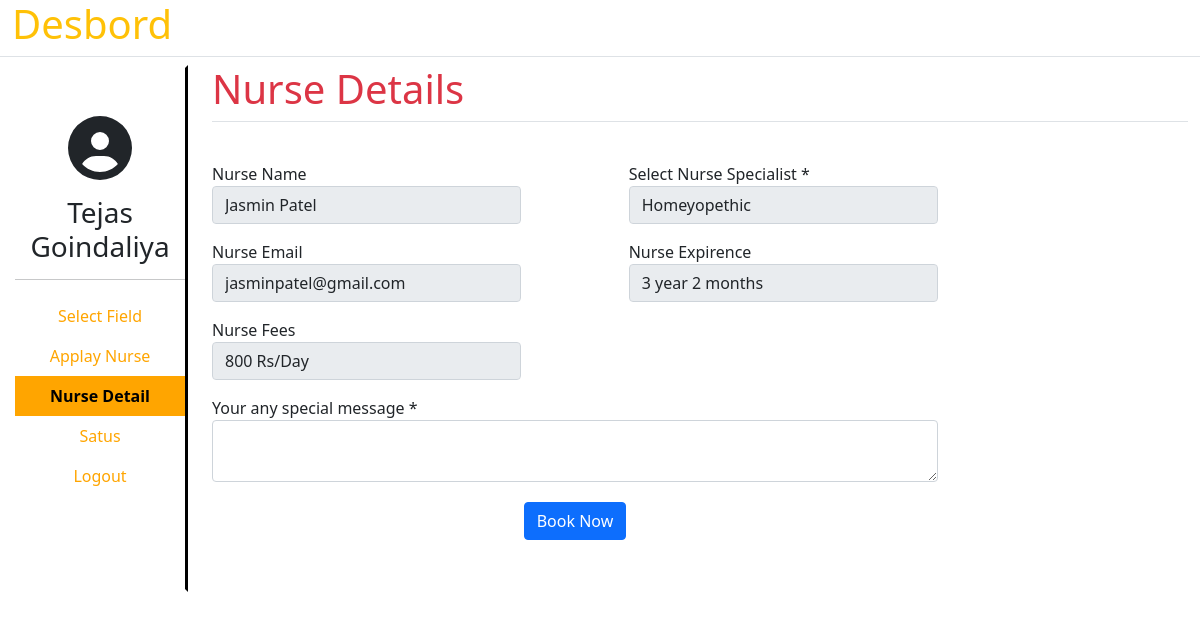
Screenshot of /booknurse/2 (signed in) with the database file from the repository.
### demo/models.py (models this page shows, shortened)
class UserDetail(models.Model):
    Name = models.CharField(default='', max_length=50)
    Email = models.EmailField(default='', max_length=100)
    Number = models.PositiveBigIntegerField(default='+91')
    Password = models.CharField(default='', max_length=12)
    Confirm_password = models.CharField(default='', max_length=12)

class Addnurse(models.Model):
    Nurse_name = models.CharField(default='', max_length=50)
    Nurse_specialist = models.CharField(default='', choices=spacialist, max_length=20)
    Nurse_email = models.EmailField(default='', max_length=100)
    Nurse_number = models.PositiveBigIntegerField(default='+91')
    Nurse_expirence = models.CharField(default='', max_length=25)
    Nurse_fees = models.CharField(default='', max_length=20)
    Nurse_password = models.CharField(default='', max_length=12)
    def __str__(self):
        return self.Nurse_name

### demo/views.py (the view, shortened to what this page needs)
# urls.py: path('booknurse/<int:A>', views.booknurse, name='booknurse'),
def booknurse(request,A):
    name = UserDetail.objects.get(Email=request.session.get('userlogin'))
    getid = Addnurse.objects.get(id=A)
    print('passing value is',getid)
    return render(request, 'user/booknurse.html',{'data':getid, 'name':name})

### demo/templates/user/booknurse.html (shortened to what this page needs)
{% load static %}
<!DOCTYPE html>
<html lang="en">
<head>
    <link rel="stylesheet" href="{% static 'core/css/all.min.css' %}">
    <link rel="stylesheet" href="{% static 'css/bootstrap.min.css' %}">
    <link rel="stylesheet" href="{% static 'css/base.css' %}">
</head>
<body>
    <div class="container-fluid">
        <div class="row">
            <h1 class='text-warning border-bottom pb-2'>Desbord</h1>
            <div class="col-sm-2">
                <div class="border-right h-100 bo1">
                    <div class='text-center mt-5'>
                        <i class="fas fa-user-circle fa-4x"></i>
                        <h3 class='mt-3 st-font'>{{name.Name}}</h3>
                    </div>
                    <hr>
                    <nav class="nav flex-column text-center">
                        <a href="{% url 'usersearch' %}" class="nav-link ">Select Field</a>
                        <a href="{% url 'applynurse' %}" class="nav-link">Applay Nurse</a>
                        <a href="#" class="nav-link active">Nurse Detail</a>
                        <a href="#" class="nav-link">Satus</a>
                        <a href="{% url 'logout' %}" class="nav-link">Logout</a>
                    </nav>
                </div>
            </div>
            <div class="col-sm-10 mb-5">
            <h1 class='text-danger border-bottom pb-2'>Nurse Details</h1>
                <form method='post'>
                    <div class="row my-3">
                        <div class="form-group col-md-4 mt-4">
                            <label for="Inputname"> Nurse Name</label>
                            <input type="text" name='Book_name' class='form-control' id='Inputname' value='{{data.Nurse_name}}' readonly>
                        </div>
                        <br>
                        <div class="form-group offset-1 col-md-4 mt-4">
                            <label for="inputExp"> Select Nurse Specialist *</label>
                            <input type="text" name='Book_specialist' class='form-control' id='Inputspecialist' value='{{data.Nurse_specialist}}' readonly>
                        </div>
                        <div class="form-group col-md-4 mt-3">
                            <label for="inputEmail"> Nurse Email</label>
                            <input type="email" name='Book_email' class='form-control' id='inputEmail' value='{{data.Nurse_email}}' readonly>
                        </div>
                        <div class="form-group offset-1 col-md-4 mt-3">
                            <label for="inputExp"> Nurse Expirence</label>
                            <input type="Text" name='Book_expirence' class='form-control' id='inputExp' value='{{data.Nurse_expirence}}' readonly>
                        </div>
                        <div class="form-group col-md-4 mt-3">
                            <label for="inputExp"> Nurse Fees</label>
                            <input type="Text" name='Book_fees' class='form-control' id='inputExp' value='{{data.Nurse_fees}}' readonly>
                        </div>
                        <div class="form-group col-md-9 mt-3">
                            <label for="inputTextarea"> Your any special message *</label>
                            <textarea type="text" name='Message1' class='form-control' id='inputTextarea' required></textarea>
                        </div><br>
                    </div>
                    <div class="row">
                        <div class="offset-3 col-sm-3 text-center py-1">
                            <button class='btn btn-primary' type='submit'>Book Now</button>
                        </div>
                    </div>
                </form>
            </div>
        </div>
    </div>
</body>
</html>

### demo/static/css/base.css (style rules this page uses)
html,body { height: 100%; }
.container-fluid { min-height: 100%; }
.bo1 { border-style: solid; border-right-color: black; border-left-color: white; border-top-color: white; border-bottom-color: white; }
a.nav-link { color: orange; }
a.nav-link.active { color: black; background-color: orange; font-weight: bold }

### rows the page displays
UserDetail: Name "Tejas Goindaliya"
Addnurse: Book_name "Jasmin Patel", Book_specialist "Homeyopethic", Book_email "jasminpatel@gmail.com", Book_expirence "3 year 2 months", Book_fees "800 Rs/Day"
